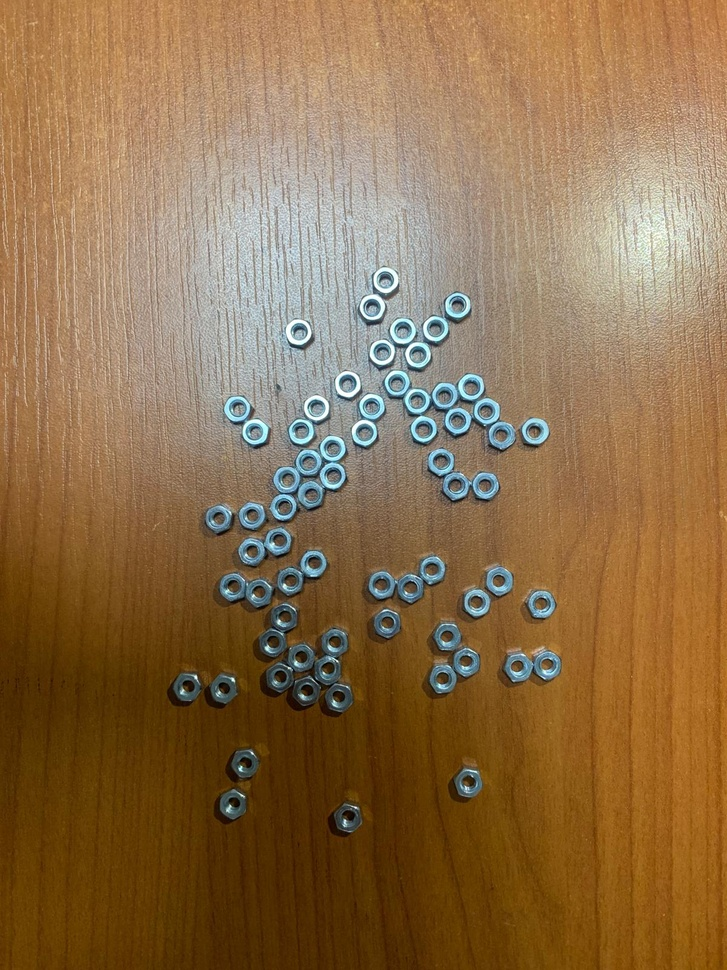
#> input picture python/hafta17/somun.jpeg, 727 x 970 px, shrunk from 1200 x 1600 before the run, found by its file name
$ python template_matching.py
#> lines starting #> are read from the running program, lines starting #| are printed output that depends on the picture; long printed decimals are rounded
import cv2
import numpy as np
from matplotlib import pyplot as plt

img = cv2.imread('C:\\Users\\furkan\\Desktop\\MucitAkademi\\python\\hafta17\\somun.jpeg', cv2.IMREAD_GRAYSCALE)
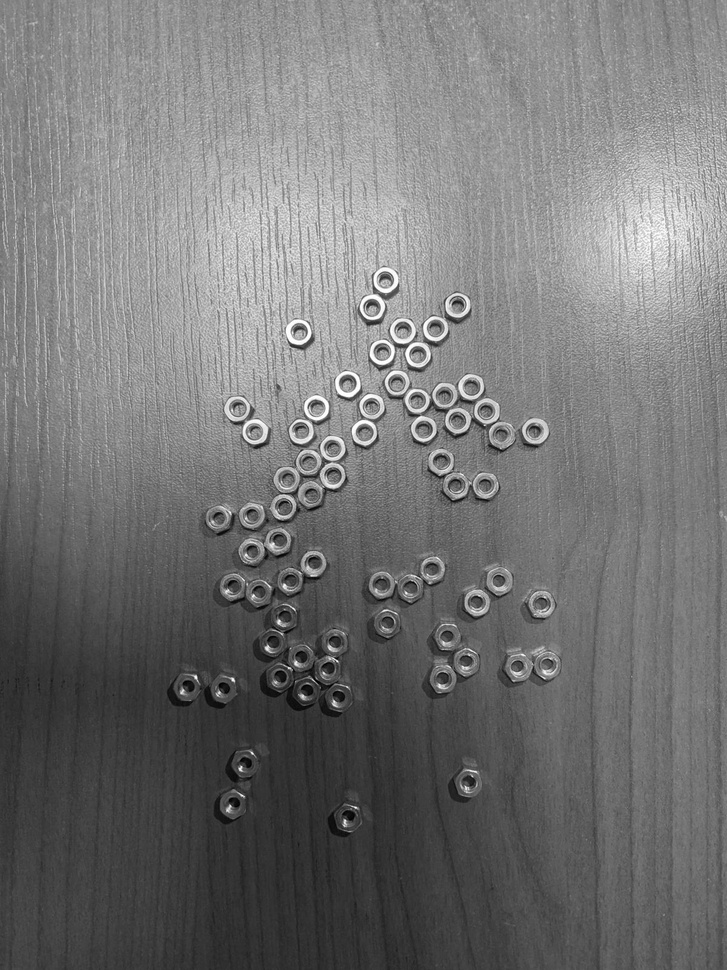
#> img: shape (970, 727); min 0, max 255, mean 116.6


img2 = img.copy()
template = cv2.imread('C:\\Users\\furkan\\Desktop\\MucitAkademi\\python\\hafta17\\somun_tekli.jpeg', cv2.IMREAD_GRAYSCALE)
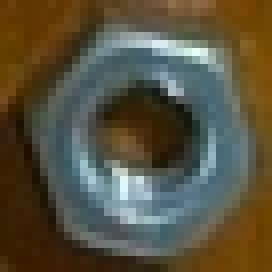
#> input picture python/hafta17/somun_tekli.jpeg, 34 x 34 px, shrunk from 56 x 56 before the run, found by its file name (shown 8 times larger)
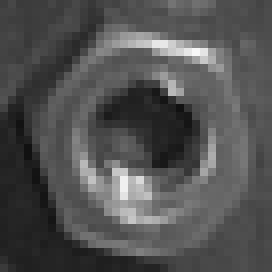
#> template: shape (34, 34) (shown 8 times larger); min 17, max 247, mean 81.9


weight, height = template.shape
#> weight = 34; height = 34


# All the 6 methods for comparison in a list
methods = ['TM_CCOEFF', 'TM_CCOEFF_NORMED', 'TM_CCORR',
            'TM_CCORR_NORMED', 'TM_SQDIFF', 'TM_SQDIFF_NORMED']


for meth in methods:
    img = img2.copy()
    method = getattr(cv2, meth)

    # Apply template Matching
    res = cv2.matchTemplate(img,template,method)
    min_val, max_val, min_loc, max_loc = cv2.minMaxLoc(res)
    print(min_val, max_val, min_loc, max_loc)

    # If the method is TM_SQDIFF or TM_SQDIFF_NORMED, take minimum
    if method in [cv2.TM_SQDIFF, cv2.TM_SQDIFF_NORMED]:
        top_left = min_loc
    else:
        top_left = max_loc
    bottom_right = (top_left[0] + weight, top_left[1] + height)

    cv2.rectangle(img,top_left, bottom_right, 255, 2)


    plt.subplot(121),plt.imshow(res,cmap = 'gray')
    plt.title('Matching Result'), plt.xticks([]), plt.yticks([])
    plt.subplot(122),plt.imshow(img,cmap = 'gray')
    plt.title('Detected Point'), plt.xticks([]), plt.yticks([])
    plt.suptitle(meth)

    plt.show()
#> this loop made 6 passes
#> (min_val, max_val, min_loc, top_left, bottom_right) on passes 1 to 4: (-884316.1, 1538376, (281, 323), (451, 765), (485, 799)), (-0.448, 0.96, (289, 632), (451, 765), (485, 799)), (3842981.5, 20746466, (264, 688), (631, 220), (665, 254)), (0.68, 0.993, (281, 680), (451, 765), (485, 799))
#> (min_val, max_val, max_loc, top_left, bottom_right) on passes 5 to 6: (127422, 23538528, (638, 217), (451, 765), (485, 799)), (0.0136, 1, (637, 203), (451, 765), (485, 799))
#| -884316.125 1538376.0 (281, 323) (451, 765)
#| -0.4483 0.9603 (289, 632) (451, 765)
#| 3842981.5 20746466.0 (264, 688) (631, 220)
#| 0.6803 0.9932 (281, 680) (451, 765)
#| 127422.0 23538528.0 (451, 765) (638, 217)
#| 0.01356 1.0 (451, 765) (637, 203)
#> pass 1, `res = cv2.matchTemplate(img,template,method)`:
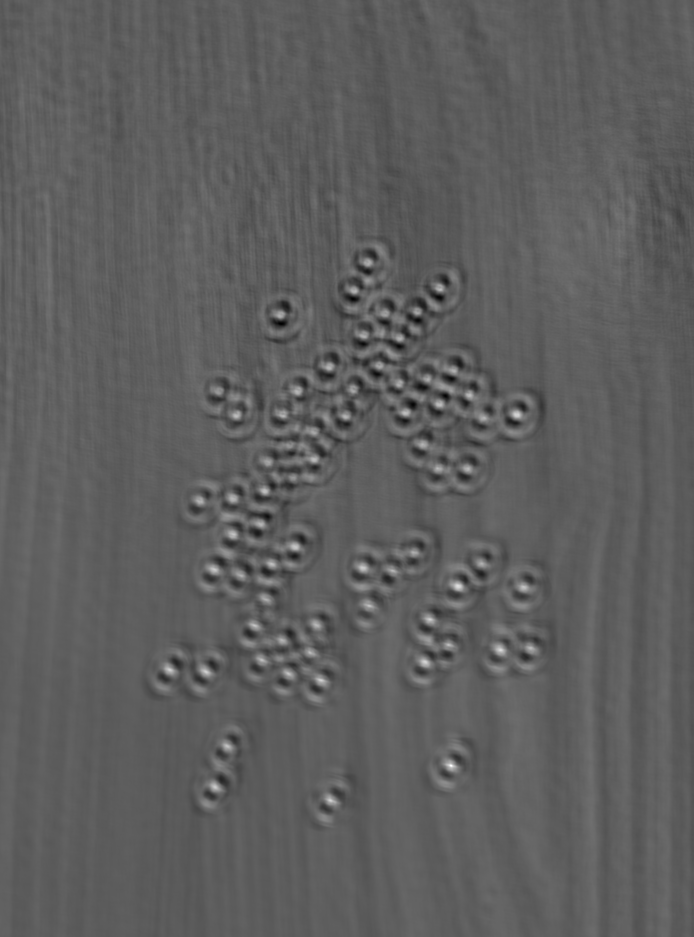
#> res: shape (937, 694) float32; min -884316.1, max 1538376, mean 10505.3; drawn with min black and max white
#> pass 1, `plt.show()`:
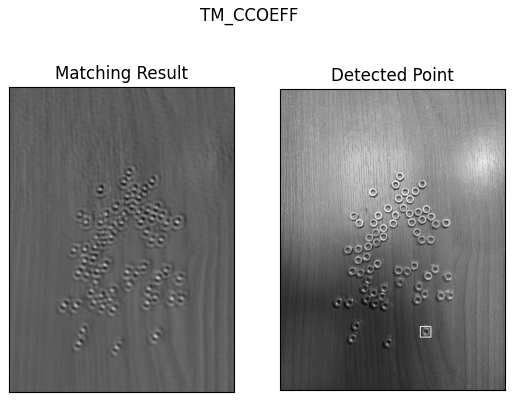
#> figure drawn by matplotlib, 2 panels
#> pass 3, `res = cv2.matchTemplate(img,template,method)`:
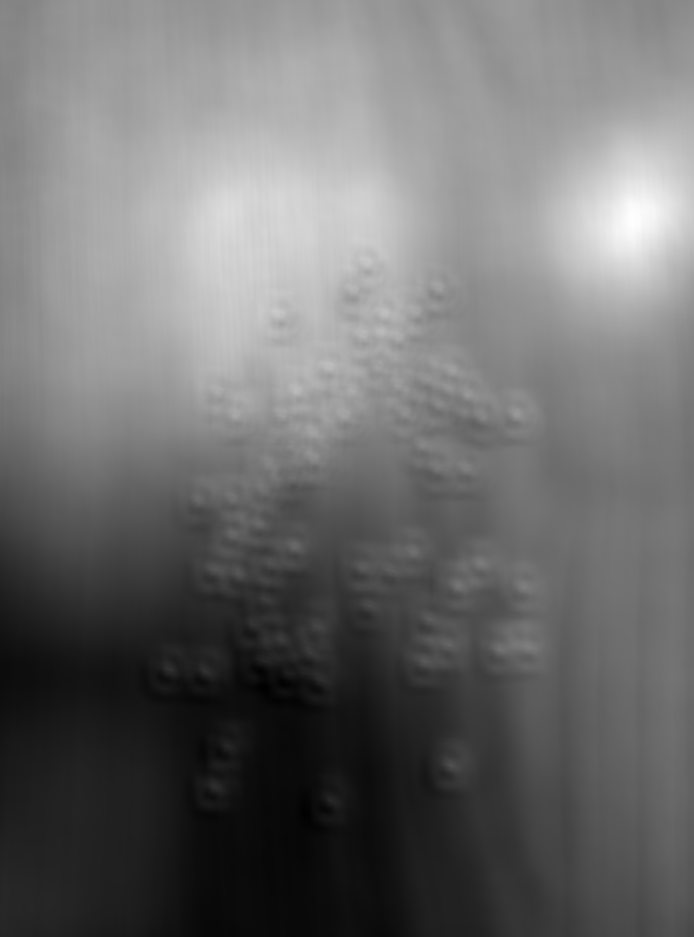
#> res: shape (937, 694) float32; min 3842981.5, max 20746466, mean 11116339; drawn with min black and max white
#> after the loop:
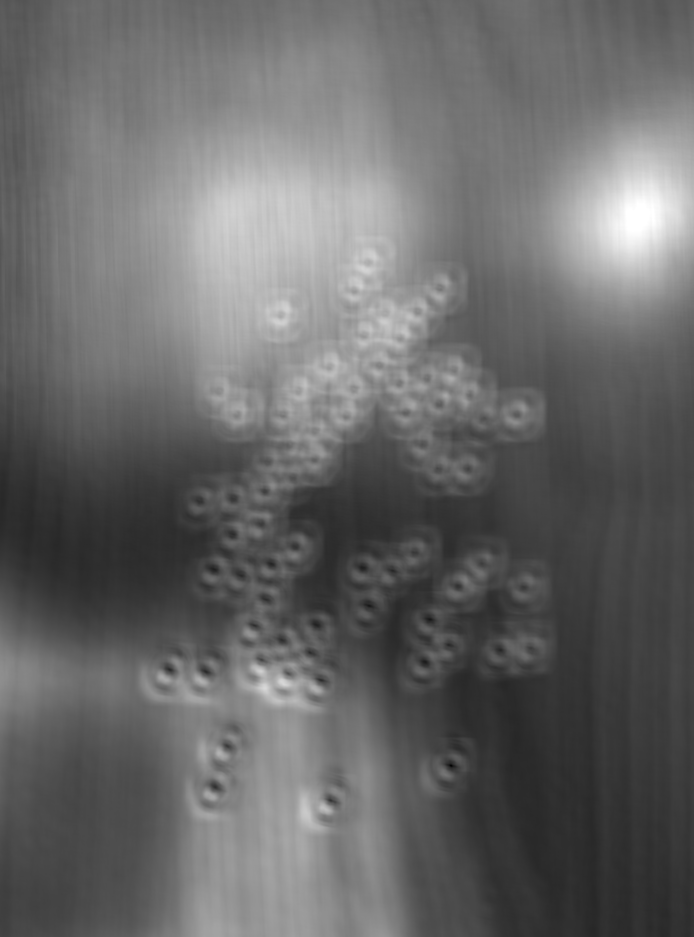
#> res: shape (937, 694) float32; min 0.0136, max 1, mean 0.41
